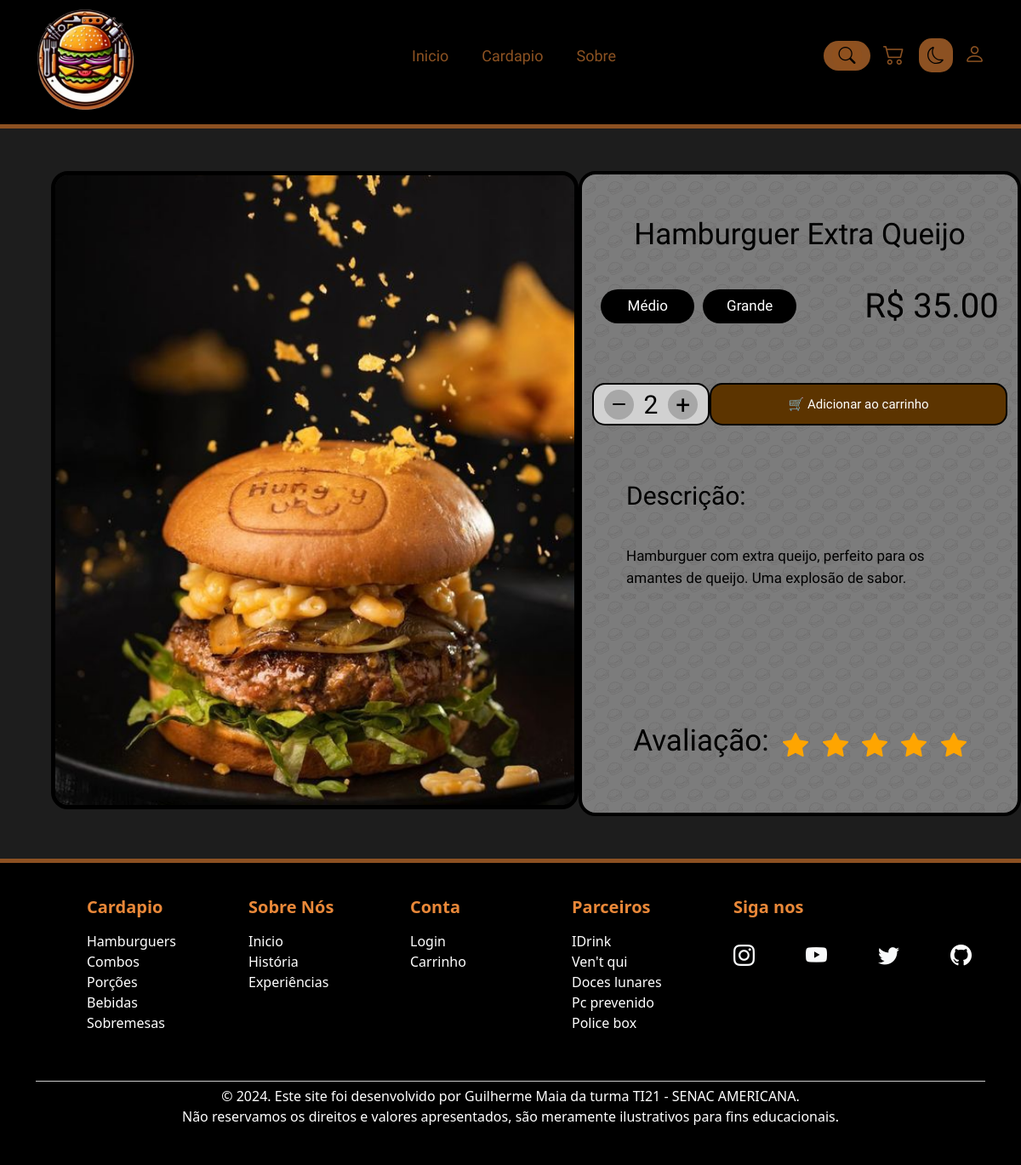
The app's page /click-produto.php?id=3 with its own data.
### tables this page shows
CREATE TABLE tb_produtos (
    id INT AUTO_INCREMENT PRIMARY KEY,
    titulo VARCHAR(150),
    preco DECIMAL(4, 2),
    imagem VARCHAR(200),
    categoria INT,
    descricao VARCHAR(255)
);

### classe/Produto.php (called while the page is built, shortened)
<?php
class Produto
{
    public function Listar1Produto($id)
    {
        $conn = new PDO("mysql:host=62.72.62.1;dbname=u687609827_gui", "u687609827_gui", "Ou]Q||Jr^7H");
        $scriptListar1Produto = "SELECT * FROM tb_produtos WHERE id = {$id}";
        $resultado = $conn->query($scriptListar1Produto)->fetch();
        return $resultado;
    }
}

### click-produto.php (the view, shortened to what this page needs)
<?php
include './includes/header.php';
require './classe/Produto.php';
$produto = new Produto();
if (isset($_GET['id']) && !empty($_GET['id'])) {
    $id = $_GET['id'];
    $dados = $produto->Listar1Produto($id);
} ?>
<section class="body-produto">
    <figcaption><img class="fotinha" alt="foto individual do produto" src="<?= $dados['imagem'] ?>"></figcaption>
    <div class="container" id="grid-principal">
        <section class="grid-1">
            <h1 class="titulo-produto"><?= $dados['titulo'] ?></h1>
        </section>
        <section class="grid-2">
            <div id="tamanho">Médio</div>
            <div id="tamanho">Grande</div>
            <p class="preco-produto">R$ <?= $dados['preco'] ?></p>
        </section>
        <section class="grid-3">
            <div id="adicionar">
                <div class="menos">
                    <svg xmlns="http://www.w3.org/2000/svg" width="40" height="30" fill="currentColor" class="bi bi-dash" viewBox="0 0 16 16">
                        <path d="M4 8a.5.5 0 0 1 .5-.5h7a.5.5 0 0 1 0 1h-7A.5.5 0 0 1 4 8" />
                    </svg>
                </div>
                <div class="numero">2</div>
                <div class="mais">+</div>
            </div>
            <div class="addcart"><a href="carrinho.php">🛒 Adicionar ao carrinho</a></div>
        </section>
        <div class="grid-4">
            <h2 class="titulo-desc">Descrição:</h2>
            <section class="texto-desc">
                <p><?= $dados['descricao'] ?></p>
            </section>
        </div>
        <div class="grid-5">
            <h3 class="avaliacao-title">Avaliação:</h3>
        </div>
    </div>
</section>
<?php include './includes/footer.php' ?>

### assets/css/menu.css (style rules this page uses)
* { margin: 0; }
h2 { margin-bottom: 0; }
body { transition: 0.5s; background-color: #1d1d1d; }

### assets/css/click-produto.css (style rules this page uses)
.body-produto { color: white; display: flex; margin-top: 50px; margin-bottom: 50px; margin-left: 5vw; }
#grid-principal { border: 4px solid rgb(0, 0, 0); background-image: url(../img/hambsproduto.png); background-color: #7c7c7c; width: 600px; display: grid; grid-template-columns: 1fr 1fr 1fr 1fr 1fr; grid-template-rows: 100px 110px 120px 260px 160px; border-radius: 20px; justify-content: space-around; }
.grid-1 { font-family: 'Croissant One'; color: #000000; display: flex; justify-content: center; align-items: end; grid-column: 1/6; }
.grid-2 { display: flex; align-items: center; justify-content: center; gap: 10px; font-size: 15px; grid-column: 1/6; }
.grid-3 { display: flex; align-items: center; justify-content: space-evenly; font-size: 35px; grid-column: 1/6; grid-row: 3; }
.grid-4 { padding: 30px 40px 0 40px; grid-column: 1/6; grid-row: 4; }
.grid-5 { padding: 0 40px 0 40px; display: flex; align-items: center; justify-content: space-around; grid-column: 1/6; grid-row: 5; }
.fotinha { border: 5px solid black; border-radius: 5px; width: 620px; height: 750px; border-radius: 20px; object-fit: cover; }
.titulo-produto { font-size: 35px; }
#tamanho { font-family: 'Croissant One'; display: flex; align-items: center; justify-content: center; background-color: #000000; height: 40px; width: 110px; border-radius: 40px; font-size: 17px; }
.preco-produto { font-family: 'Croissant One'; font-size: 40px; margin-bottom: 0; margin-left: 70px; color: #000000; }
#adicionar { font-family: 'Croissant One'; display: flex; align-items: center; justify-content: space-evenly; background-color: #d1d1d1; border: 2px solid black; height: 50px; width: 140px; border-radius: 15px; font-size: 17px; }
.menos { background-color: #66666666; height: 35px; width: 35px; border-radius: 50%; display: flex; align-items: center; justify-content: center; color: black; cursor: pointer; }
.numero { font-size: 30px; color: #000000; }
.mais { background-color: #66666666; height: 35px; width: 35px; border-radius: 50%; display: flex; font-size: 30px; align-items: center; justify-content: center; color: black; cursor: pointer; }
.addcart a { font-family: 'Croissant One'; display: flex; align-items: center; justify-content: space-evenly; background-color: #5c3400; border: 2px solid black; height: 50px; width: 350px; border-radius: 15px; font-size: 15px; cursor: pointer; text-decoration: none; color: white; }
.titulo-desc { font-family: 'Croissant One'; color: #000000; display: flex; justify-content: start; font-size: 30px; }
.texto-desc { font-family: 'Croissant One'; padding-top: 40px; color: #000; font-size: 17px !important; }
.avaliacao-title { font-family: 'Croissant One'; font-size: 35px; color: #000; }

### records on screen
tb_produtos: imagem (picture), titulo "Hamburguer Extra Queijo", preco "35.00", descricao "Hamburguer com extra queijo, perfeito para os amantes de queijo. Uma explosão de sabor."
